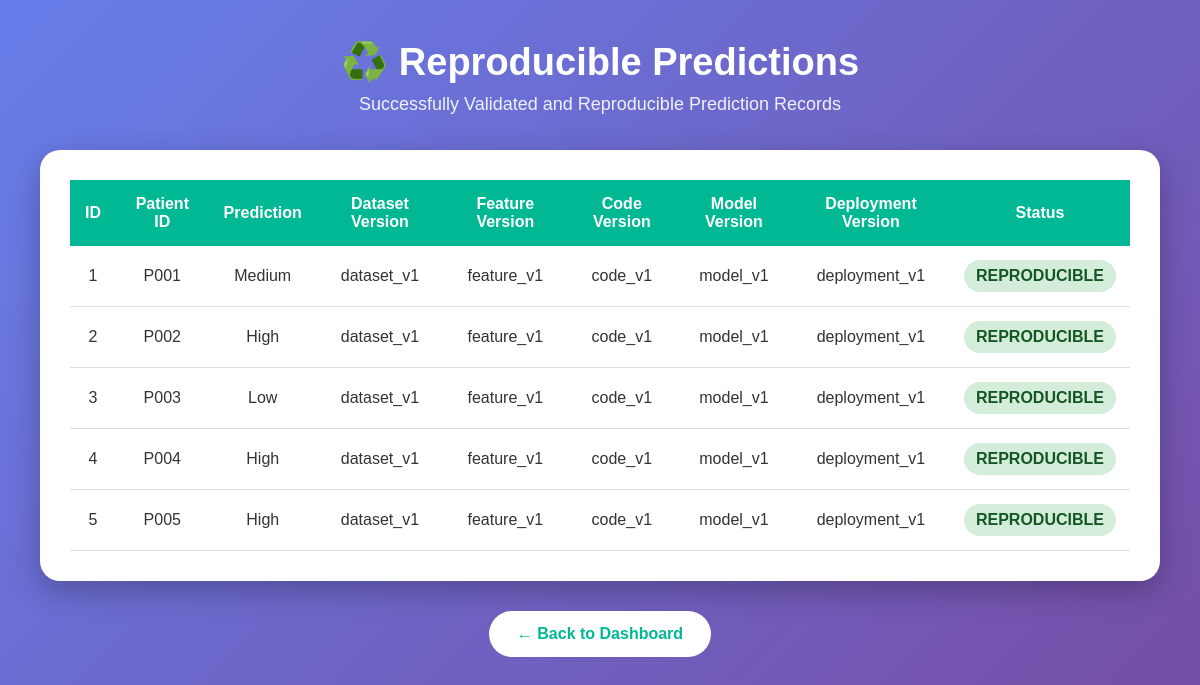
The page /reproducible-page on the database its author committed.
### tables this page shows
CREATE TABLE predictions (
            id INTEGER PRIMARY KEY AUTOINCREMENT,
            patient_id TEXT NOT NULL,
            prediction TEXT NOT NULL,
            dataset_version TEXT NOT NULL,
            feature_version TEXT NOT NULL,
            code_version TEXT NOT NULL,
            model_version TEXT NOT NULL,
            parameters TEXT,
            deployment_version TEXT,
            approved_by TEXT
        , reproducibility_status TEXT DEFAULT 'UNKNOWN', failure_reason TEXT);

### backend/app.py (the view)
@app.route("/reproducible-page")
def reproducible_page():
    connection = get_connection()
    try:
        rows = connection.execute("""
            SELECT *
            FROM predictions
            WHERE reproducibility_status = 'REPRODUCIBLE'
            ORDER BY id
        """).fetchall()
        predictions = [dict(row) for row in rows]
    finally:
        connection.close()
    return render_template(
        "reproducible.html",
        predictions=predictions
    )

### backend/database.py (called while the page is built)
def get_connection():
    connection = sqlite3.connect(DATABASE)
    connection.row_factory = sqlite3.Row
    connection.execute("PRAGMA foreign_keys = ON")
    return connection

### templates/reproducible.html (shortened to what this page needs)
<!DOCTYPE html>
<html lang="en">
<head>
</head>
<body>
    <div class="container">
        <div class="header">
            <h1>♻️ Reproducible Predictions</h1>
            <p>
                Successfully Validated and Reproducible Prediction Records
            </p>
        </div>
        <div class="table-box">
            {% if predictions %}
            <table>
                <thead>
                    <tr>
                        <th>ID</th>
                        <th>Patient ID</th>
                        <th>Prediction</th>
                        <th>Dataset Version</th>
                        <th>Feature Version</th>
                        <th>Code Version</th>
                        <th>Model Version</th>
                        <th>Deployment Version</th>
                        <th>Status</th>
                    </tr>
                </thead>
                <tbody>
                    {% for prediction in predictions %}
                    <tr>
                        <td>{{ prediction.id }}</td>
                        <td>
                            {{ prediction.patient_id }}
                        </td>
                        <td>
                            {{ prediction.prediction }}
                        </td>
                        <td>
                            {{ prediction.dataset_version }}
                        </td>
                        <td>
                            {{ prediction.feature_version }}
                        </td>
                        <td>
                            {{ prediction.code_version }}
                        </td>
                        <td>
                            {{ prediction.model_version }}
                        </td>
                        <td>
                            {{ prediction.deployment_version }}
                        </td>
                        <td>
                            <span class="status">
                                {{ prediction.reproducibility_status }}
                            </span>
                        </td>
                    </tr>
                    {% endfor %}
                </tbody>
            </table>
            {% else %}
            <div class="empty-message">
                No reproducible predictions found.
            </div>
            {% endif %}
        </div>
        <div class="back-container">
            <a href="/dashboard" class="back">
                ← Back to Dashboard
            </a>
        </div>
    </div>
</body>
</html>

### templates/reproducible.html (style rules this page uses)
* { margin: 0; padding: 0; box-sizing: border-box; font-family: Arial, sans-serif; }
body { background: linear-gradient(135deg, #667eea, #764ba2); min-height: 100vh; padding: 40px; }
.container { max-width: 1400px; margin: auto; }
.header { text-align: center; color: white; margin-bottom: 35px; }
.header h1 { font-size: 38px; margin-bottom: 10px; }
.header p { font-size: 18px; opacity: 0.9; }
.table-box { background: white; border-radius: 20px; padding: 30px; overflow-x: auto; box-shadow: 0 10px 30px rgba(0, 0, 0, 0.25); }
table { width: 100%; border-collapse: collapse; }
th { background: #00b894; color: white; padding: 15px; text-align: center; }
td { padding: 14px; text-align: center; border-bottom: 1px solid #ddd; color: #333; }
.status { background: #d4edda; color: #155724; padding: 7px 12px; border-radius: 20px; font-weight: bold; display: inline-block; }
.back-container { text-align: center; }
.back { display: inline-block; margin-top: 30px; padding: 14px 28px; background: white; color: #00b894; text-decoration: none; border-radius: 25px; font-weight: bold; transition: 0.3s; }

### rows shown on the page
predictions: id "1", patient_id "P001", prediction "Medium", dataset_version "dataset_v1", feature_version "feature_v1", code_version "code_v1", model_version "model_v1", deployment_version "deployment_v1", reproducibility_status "REPRODUCIBLE"
predictions: id "2", patient_id "P002", prediction "High", dataset_version "dataset_v1", feature_version "feature_v1", code_version "code_v1", model_version "model_v1", deployment_version "deployment_v1", reproducibility_status "REPRODUCIBLE"
predictions: id "3", patient_id "P003", prediction "Low", dataset_version "dataset_v1", feature_version "feature_v1", code_version "code_v1", model_version "model_v1", deployment_version "deployment_v1", reproducibility_status "REPRODUCIBLE"
predictions: id "4", patient_id "P004", prediction "High", dataset_version "dataset_v1", feature_version "feature_v1", code_version "code_v1", model_version "model_v1", deployment_version "deployment_v1", reproducibility_status "REPRODUCIBLE"
predictions: id "5", patient_id "P005", prediction "High", dataset_version "dataset_v1", feature_version "feature_v1", code_version "code_v1", model_version "model_v1", deployment_version "deployment_v1", reproducibility_status "REPRODUCIBLE"
